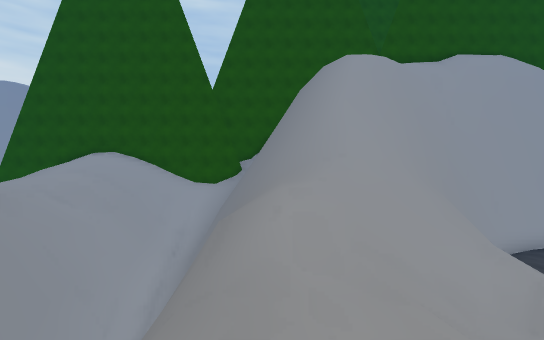
View 1 (above)

17 first-person views from a walk through a 3-D level made in the Unity game engine. The camera is 1.3 m above the floor, looks level and sees 85° across. The floor is counted in squares, 2 m on a side. Each view is taken from the middle of a square. On the plan, view 1 faces up. The plan holds only what a view shows up to about 9 squares ahead; the rest is blank. The place goes on beyond the plan. The player character is not drawn.

View 2
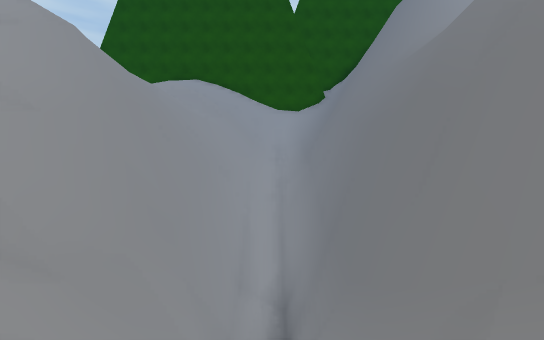

View 3
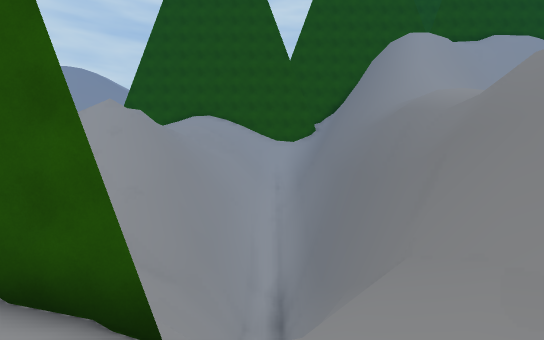

View 4
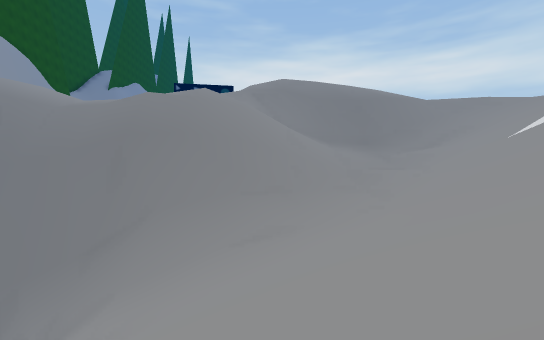

View 5
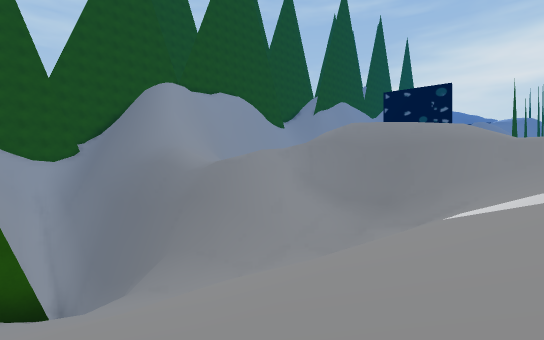

View 6
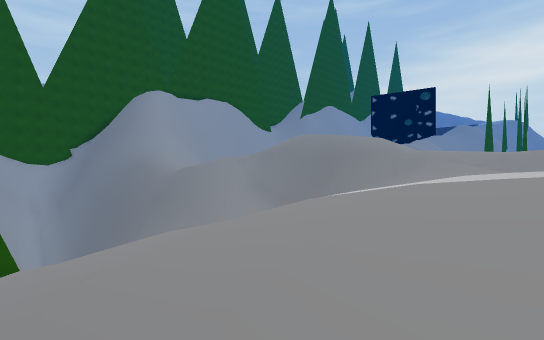

View 7
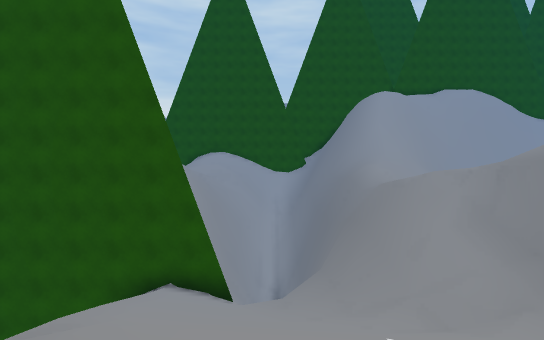

View 8
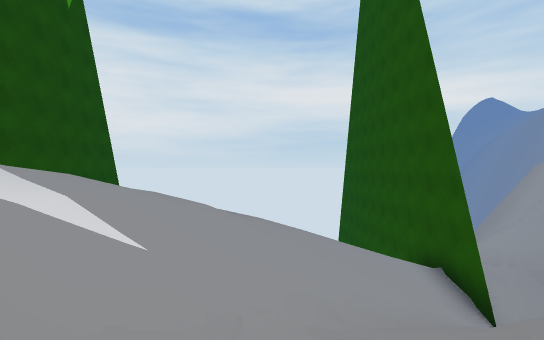

View 9
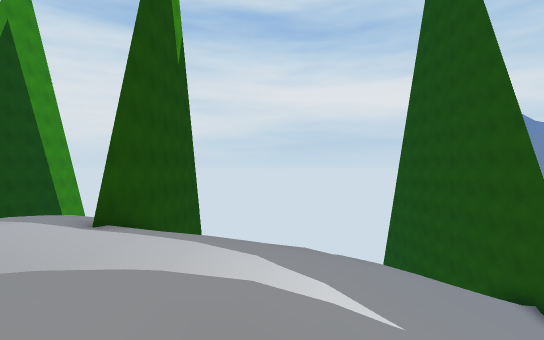

View 10
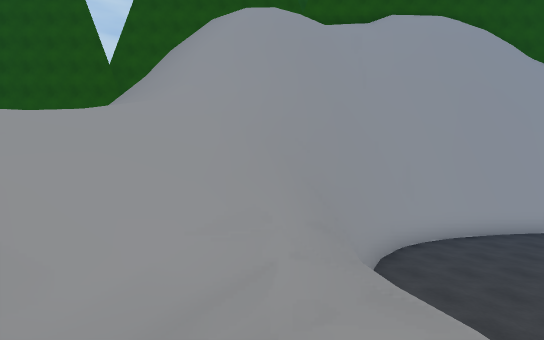

View 11
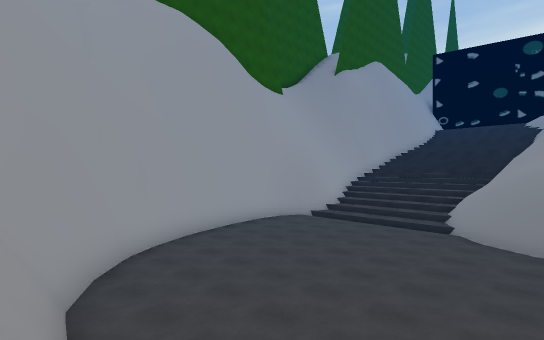

View 12
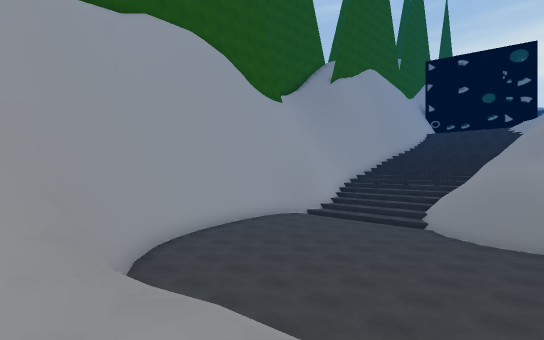

View 13
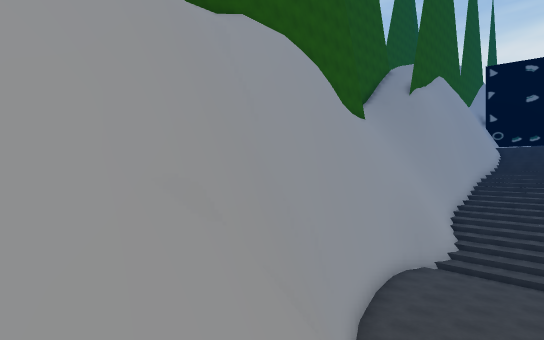

View 14
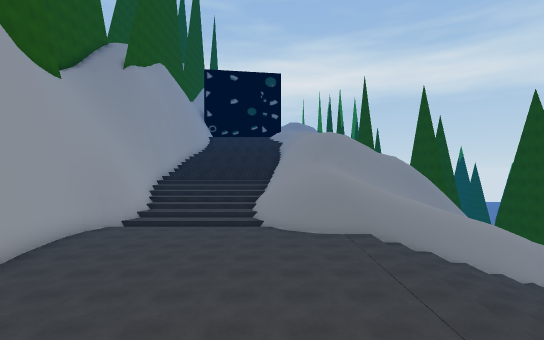

View 15
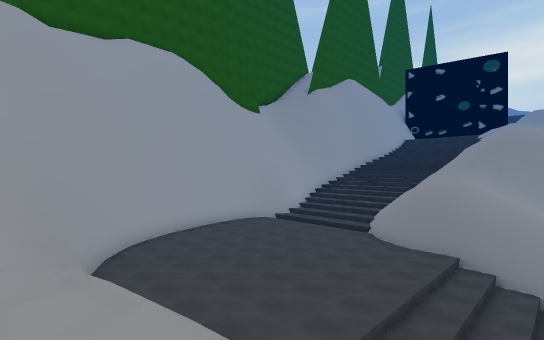

View 16
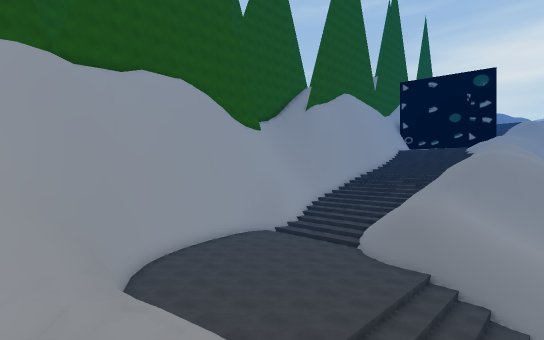

View 17
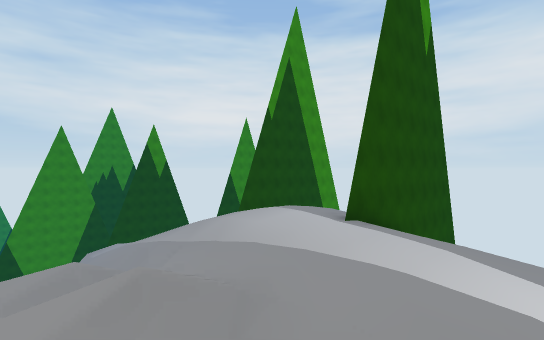

### Floor plan
Key: @ floor where view 1 was taken; # wall or solid block; x gap in a wall; . main floor; : floor 0.75 m higher than the main floor; - floor 0.75 m lower than the main floor; + floor 1.5 m higher than the main floor; _ floor 1.5 m lower than the main floor; * floor 2.5 m higher than the main floor; % floor 3.25 m higher than the main floor; & floor 4 m higher than the main floor; $ floor 5.5 m higher than the main floor; / step, stairs or slope; = window, fence, low wall or low ledge; v drop or lower ground.
Columns run from 9 left of view 1 to 16 right of it. Each row starts with its distance up from view 1.
 11                  ######
 10           ########.....
  9     ####=########.......
  8     #/#vv/////##........
  7     #/#vv////v#.........
  6   ###/#vv/$//=#..........
  5  ####/#vv/////=........==/
  4 #####/#vv////*#=.......#//
  3 ##### #vv///+*/v.......#%&
  2 v-#=# #vv&/  //v//////v//
  1  __x//##v&/      ////////
  0  ###///#/@&  /    ____///
 -1   ///////////       ////
 -2   ///-////#/
 -3   ///--///#/
 -4   ////.://#/
 -5   //////:///
 -6    /////////
 -7    ///////&
 -8    //%%%%%&
 -9    //%%%%//
-10   ###%%%%//
-11    /%&&///%
-12    %&&&//
-13      %%//
-14       *//
-15        //
-16        //

Where each view was taken, in squares from view 1:
view 1: 0 up, 0 right, facing up
view 2: 0 up, 4 left, facing up
view 3: 3 down, 4 left, facing up
view 4: 2 down, 7 left, facing right
view 5: 7 down, 6 left, facing up-right
view 6: 9 down, 6 left, facing up-right
view 7: 8 down, 4 left, facing up
view 8: 4 down, 0 right, facing left
view 9: 7 down, 1 right, facing left
view 10: 2 up, 4 right, facing up
view 11: 3 up, 5 right, facing up-right
view 12: 2 up, 4 right, facing up-right
view 13: 7 up, 3 right, facing up-right
view 14: 5 up, 4 right, facing right
view 15: 0 up, 4 right, facing up-right
view 16: 1 down, 3 right, facing up-right
view 17: 7 down, 1 right, facing down-left
